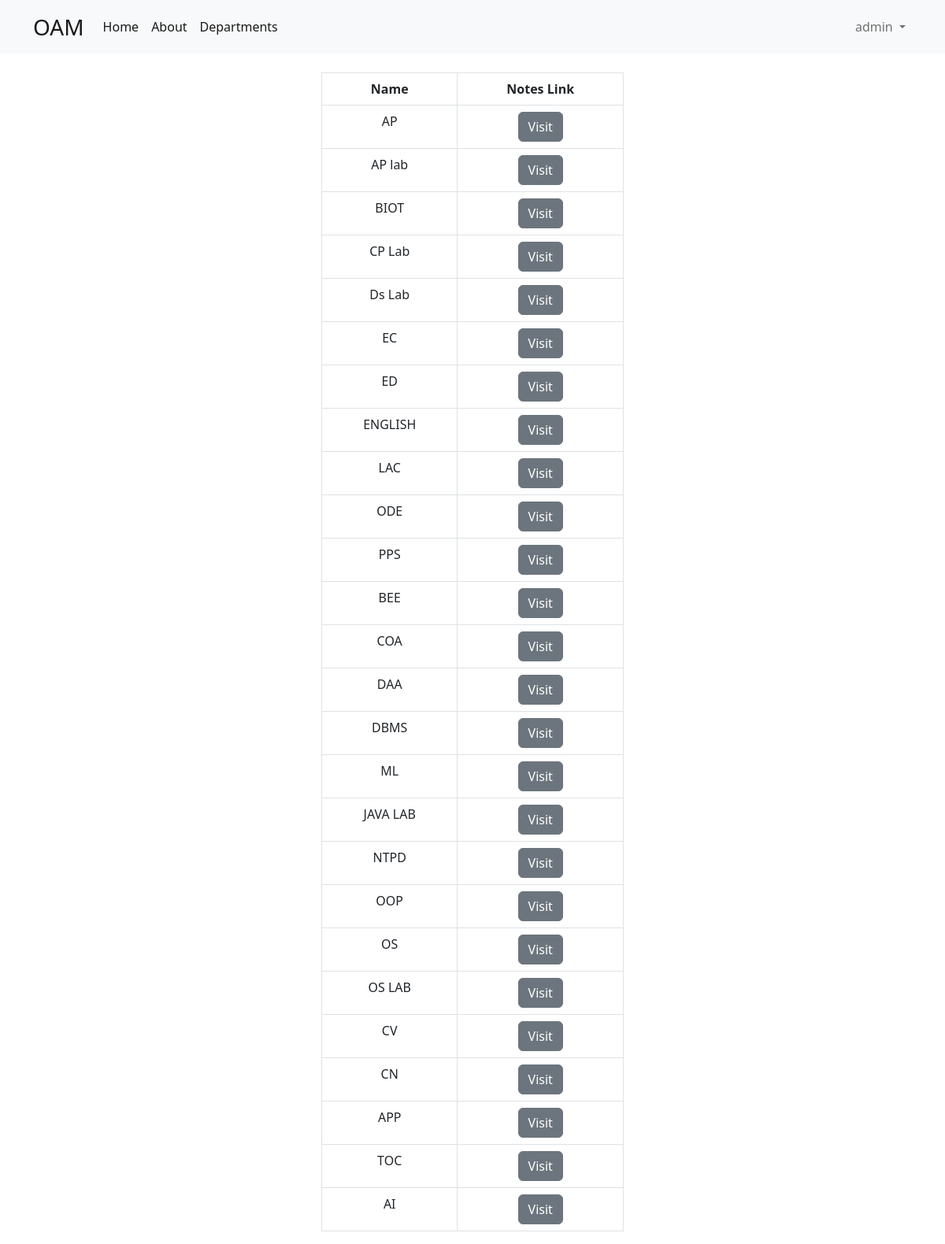
The page /acadamic_info (signed in) on the database as committed earlier.
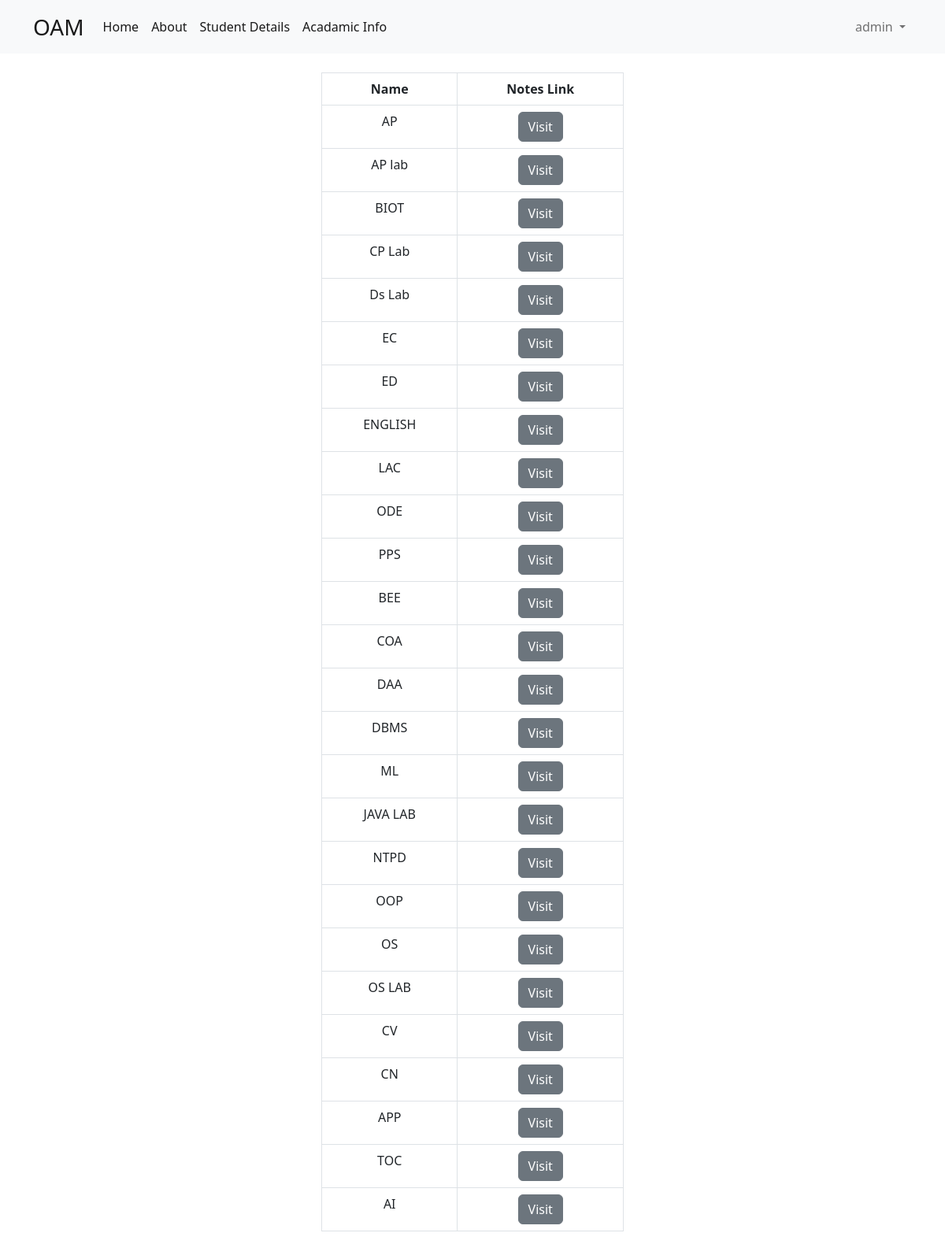
The same page on the database as committed later.
### att/views.py (the view)
@login_required
def acadamic_info(request):
    header = ["Name", "Notes Link"]
    data   = [[name, link] for name, link in acadamics.items()]
    return render(request, 'links.html', {
        'headers' : header,
        'data' : data,
    })

### templates/links.html (shortened to what this page needs)
{% extends 'base.html' %}
{% block body %}
<div class="row justify-content-center">
    <div class="col-4">
        <div class="flex flex-col">
            <table class="min-w-full border text-center table table-hover table-bordered">
                <thead class="border-b">
                    <tr>
                        {% for header in headers %}
                            <th scope="col">{{ header }}</th>
                        {% endfor %}
                    </tr>
                </thead>
                <tbody>
                    {% for name, link in data %}
                        <tr class="border-b">
                                <td>{{ name }}</td>
                                <td><a href="{{ link }}" class="btn btn-secondary">Visit</a></td>
                        </tr>
                    {% endfor %}
                </tbody>
            </table>
        </div>
    </div>
</div>
{% endblock body %}

### templates/nav.html (shortened to what this page needs)
<nav class="navbar navbar-expand-lg bg-light mb-4">
    <div class="container   ">
      <a class="navbar-brand fs-3" href="{% url 'home' %}">OAM</a>
      <div class="collapse navbar-collapse" id="navbarSupportedContent">
        <ul class="navbar-nav me-auto mb-2 mb-lg-0">
          <li class="nav-item">
            <a class="nav-link active" aria-current="page" href="{% url 'home' %}">Home</a>
          </li>
          <li class="nav-item">
            <a class="nav-link active" aria-current="page" href="{% url 'about' %}">About</a>
          </li>
          {% if user.is_authenticated and user.user_type != 'student' %}
          <li class="nav-item">
            <a class="nav-link active" aria-current="page" href="{% url 'departments' %}">Departments</a>
          </li>
          {% else %}
          <li class="nav-item">
            <a class="nav-link active" aria-current="page" href="{% url 'student details' %}">Student Details</a>
          </li>
          <li class="nav-item">
            <a class="nav-link active" aria-current="page" href="{% url 'acadamic info' %}">Acadamic Info</a>
          </li>
          {% endif %}
        </ul>
				{% if user.is_authenticated %}
					<ul class="navbar-nav mr-0 mb-2 mb-lg-0">
						<li class="nav-item dropdown">
							<a class="nav-link dropdown-toggle" href="#" role="button" data-bs-toggle="dropdown" aria-expanded="false">
								{{ user.username }}
							</a>
						</li>
					</ul>
        {% else %}
					<div class="form-inline my-2 my-lg-0">
						<a href="{% url 'login' %}" class="btn btn-outline-success">Login</a>
						<a href="{% url 'signup' %}" class="btn btn-primary ml-3">Signup</a>
					</div>
				{% endif %}
      </div>
    </div>
  </nav>

Rows that differ between the two databases and show on the page:
changed User "admin": user_type "admin" → "student" (drawn)
Other text that changed with them:
text no longer shown: "Departments"
text now shown: "Student Details Acadamic Info"
